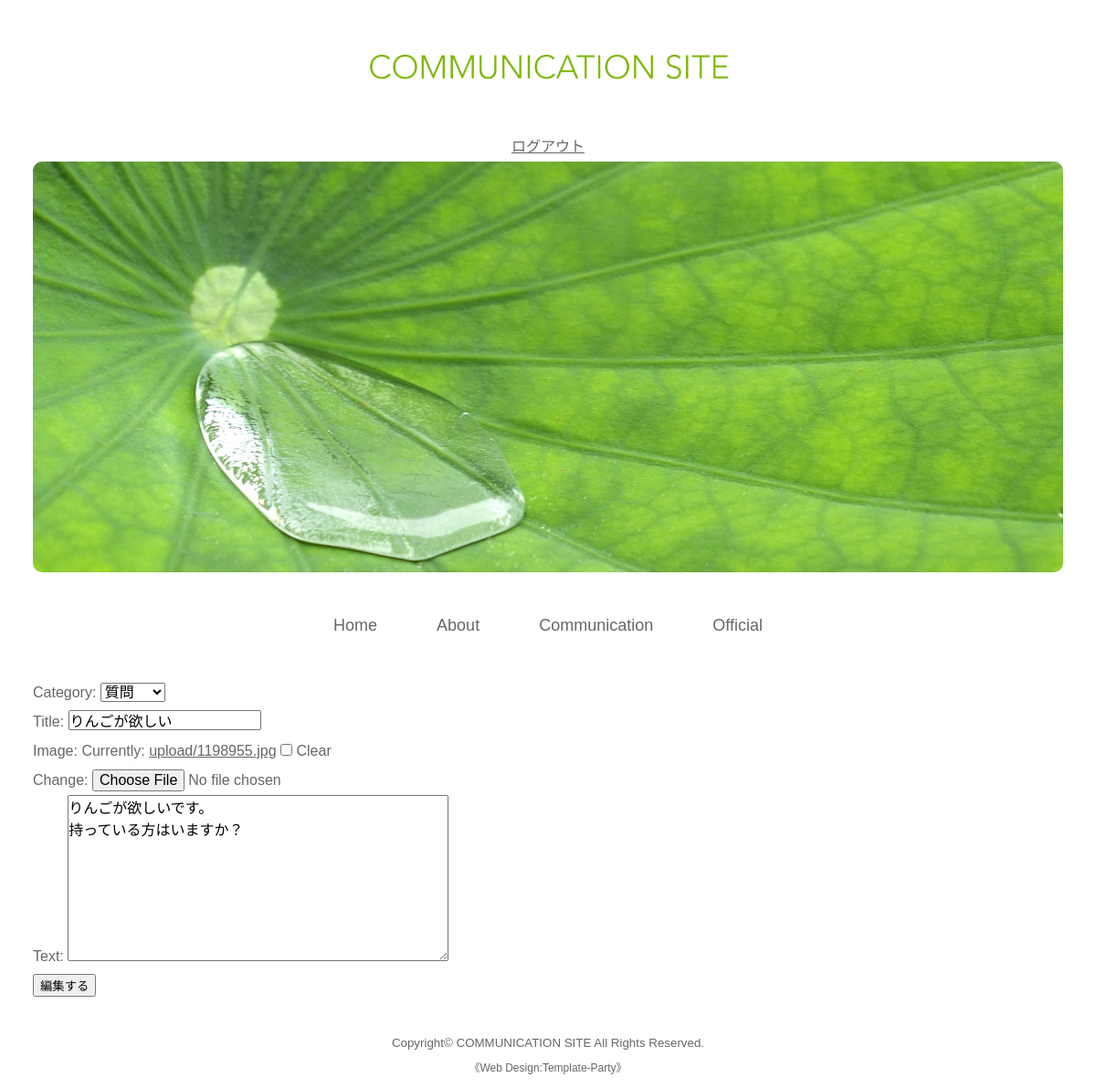
Screenshot of /communication/3/update/ (signed in) with the database file from the repository.
### ac/models.py (models this page shows, shortened)
class Com(models.Model):
    created = models.DateTimeField(default=datetime.now())
    category = models.CharField(
               max_length=100,
               choices = CATEGORY
               )
    image = models.ImageField(null=True, blank=True, upload_to='upload/', default='upload/1896615.jpg')
    title = models.CharField(max_length=100)
    text = models.TextField(max_length=500)
    user = models.ForeignKey('auth.User', on_delete=models.CASCADE)

### ac/views.py (the view, shortened to what this page needs)
# urls.py: path('communication/<int:pk>/update/', views.UpdateComView.as_view(), name='communication_update'),
class UpdateComView(LoginRequiredMixin, UpdateView):
    template_name = 'ac/communication_update.html'
    model = Com
    fields = ('category', 'title', 'image', 'text')
    def get_object(self, queryset=None):
        obj = super().get_object(queryset)
        if obj.user != self.request.user:
            raise PermissionDenied
        return obj

### ac/templates/ac/communication_update.html (shortened to what this page needs)
{% extends 'base.html' %}
{% load static %}
{% block content %}
    <form method='post' enctype="multipart/form-data" class="p-4 m-4 bg-light border border-success rounded form-group">{% csrf_token %}
        {{ form.as_p }}
        <button type='submit'>編集する</button>
    </form>
{% endblock %}

### ac/static/ac/css/style.css (style rules this page uses)
body { margin: 0px; padding: 0px; -webkit-text-size-adjust: none; color: #666; font-family: "ヒラギノ角ゴ Pro W3", "Hiragino Kaku Gothic Pro", "メイリオ", Meiryo, Osaka, "ＭＳ Ｐゴシック", "MS PGothic", sans-serif; font-size: 16px; line-height: 2; background: #fff; }
h1,h2,h3,h4,h5,p,ul,ol,li,dl,dt,dd,form,figure,form,select,input,textarea { margin: 0px;padding: 0px;font-size: 100%;font-weight: normal; }
a { color: #666; transition: 0.3s; }

### rows the page displays
Com: category "質問", title "りんごが欲しい", text "りんごが欲しいです。 持っている方はいますか？"
